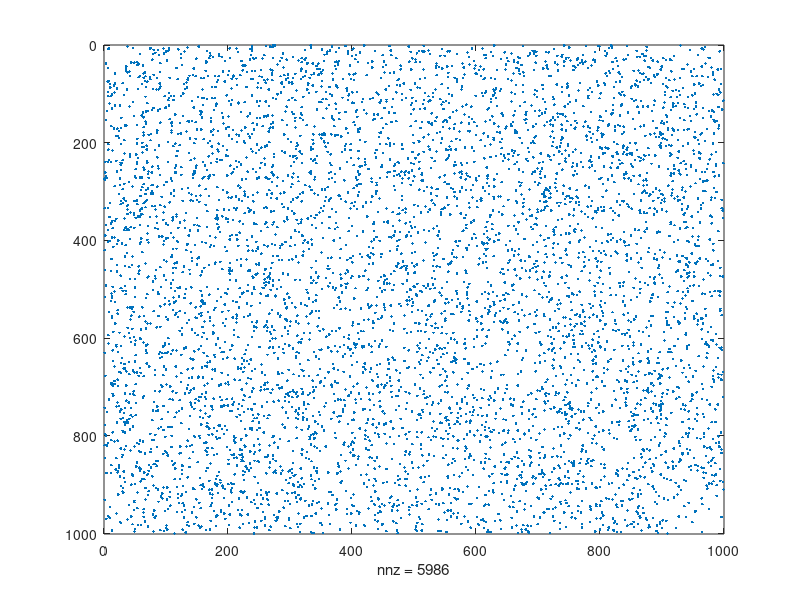

This figure's MATLAB source:
nvertices = 1000;
approx_edges = 3*nvertices;
density = approx_edges / (nvertices^2) ;

%% create random edges
E = sprand(nvertices, nvertices, density);
% Add self links
% E = E + sparse(1:nvertices, 1:nvertices, ones(nvertices,1), ...
%    nvertices, nvertices);

%% Make it symmetric (not strictly necessary)
E = E + E';

%% Normalize rows
E = sparse(1:nvertices , 1:nvertices, 1./sum(E,2), ...
    nvertices, nvertices) * E;

spy(E);

%% save random graph
prefix = 'random_graph';
[u,v,w] = find(E);
tbl = [u-1,v-1];
dlmwrite([prefix, '.tsv'], tbl, 'delimiter', '\t', 'precision', '%8d');



